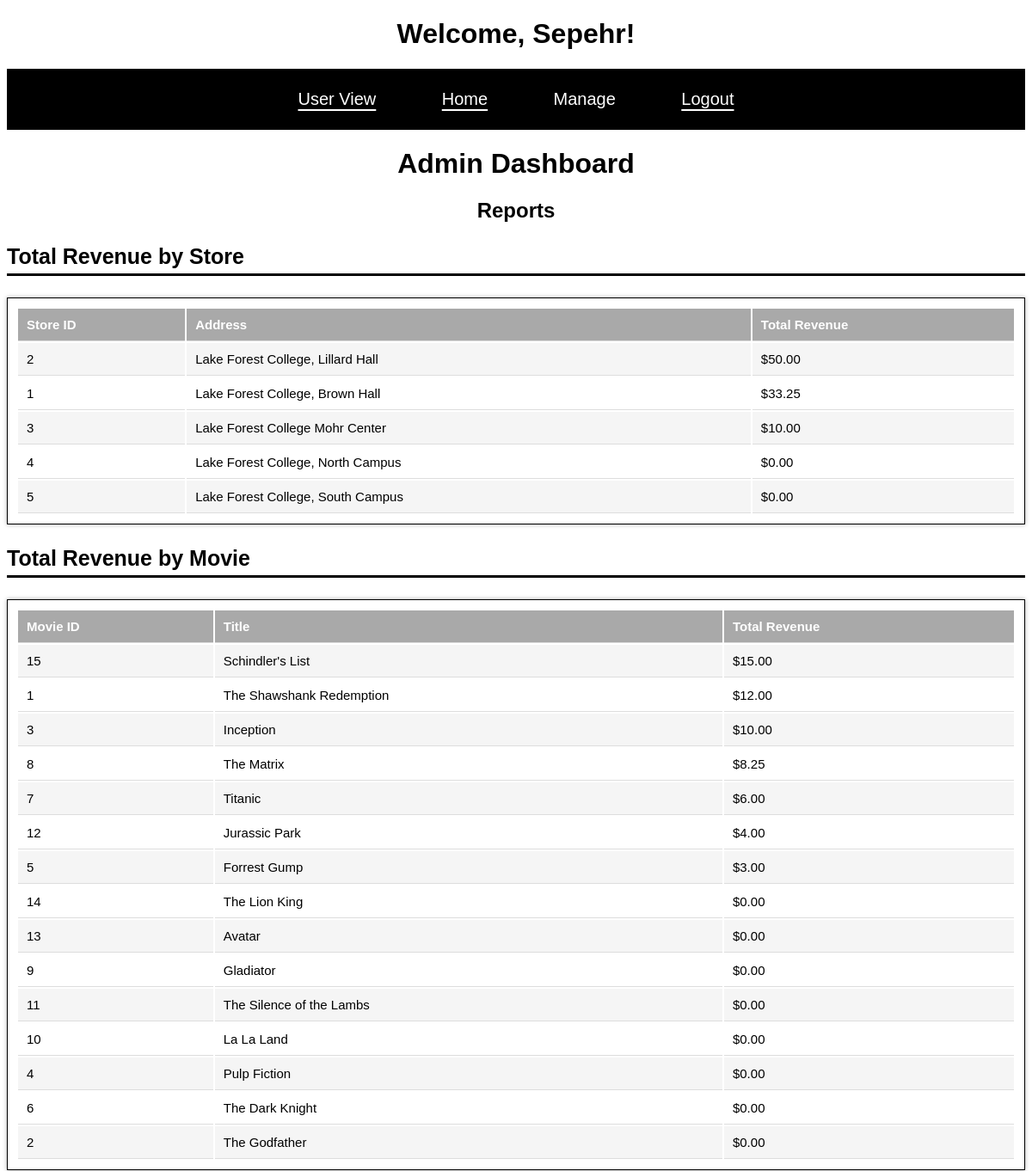
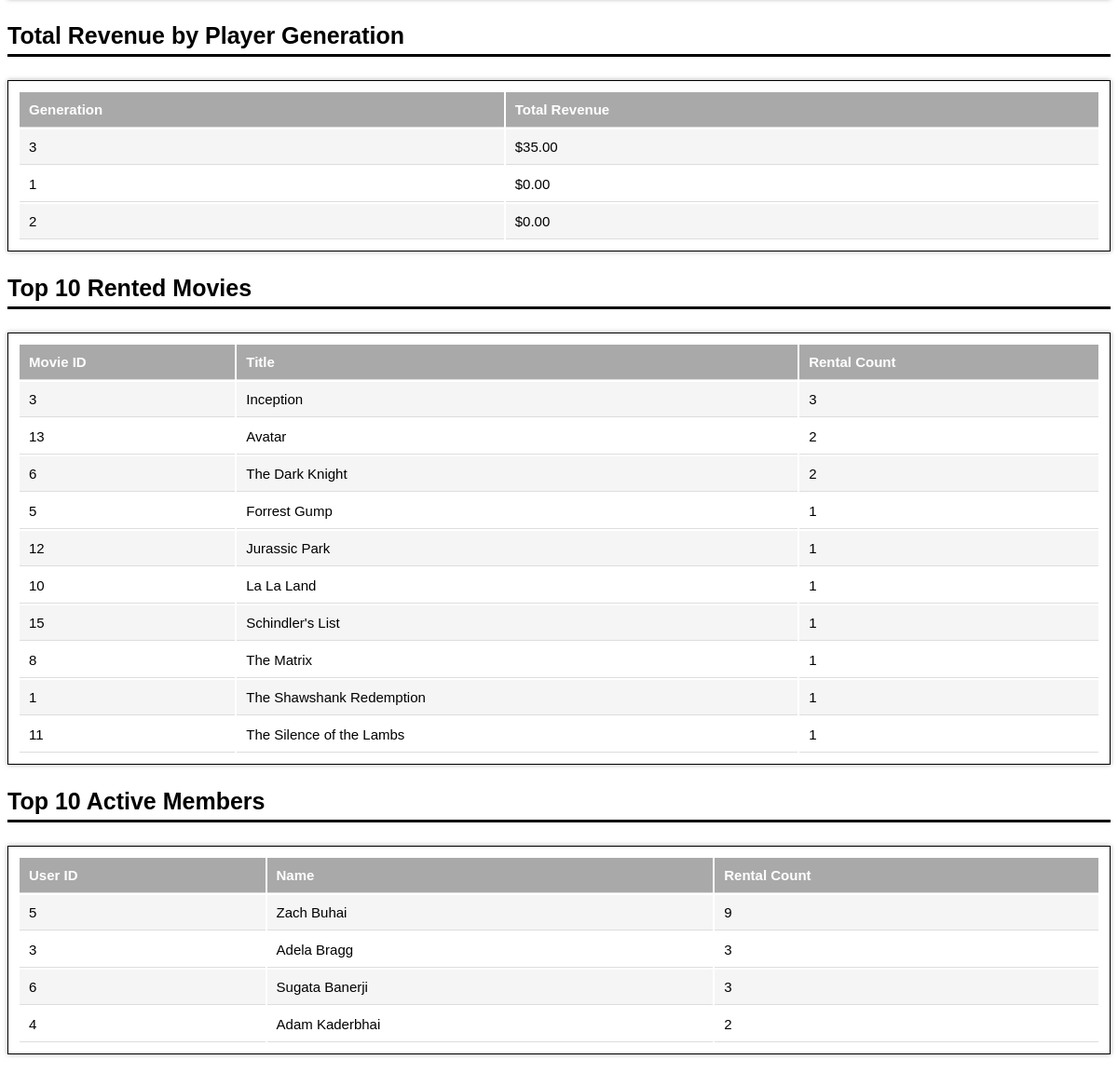
Page /admin_main.php (signed in) on the committed database (2 pictures, top to bottom).
### tables this page shows
CREATE TABLE Store (
    Store_ID INT PRIMARY KEY AUTO_INCREMENT,
    Address VARCHAR(255) UNIQUE NOT NULL,
    Phone VARCHAR(15) UNIQUE NOT NULL
);

CREATE TABLE Movie (
    Movie_ID INT PRIMARY KEY AUTO_INCREMENT,
    Title VARCHAR(255) NOT NULL,
    Genre VARCHAR(50),
    Producer VARCHAR(100),
    Director VARCHAR(100),
    Actor1 VARCHAR(100),
    Actor2 VARCHAR(100),
    Description TEXT,
    Release_date DATE,
    Rating DECIMAL(2, 1) CHECK (Rating >= 0 AND Rating <= 10),
    Num_DVD INT DEFAULT 1,
    Num_Blu INT DEFAULT 0,
    CHECK (Num_DVD >= 0 OR Num_Blu >= 0)
);

CREATE TABLE Member (
    UserID INT PRIMARY KEY AUTO_INCREMENT,
    Fname VARCHAR(100) NOT NULL,
    Lname VARCHAR(100) NOT NULL,
    Address VARCHAR(255) NOT NULL,
    Password VARCHAR(50) NOT NULL,
    Email VARCHAR(100) NOT NULL UNIQUE,
    Phone VARCHAR(15) UNIQUE,
    Role VARCHAR(20) NOT NULL CHECK (Role IN ('Customer', 'Admin')),
    Num_disks_rented INT DEFAULT 0 CHECK (Num_disks_rented <= 10),
    Player_rented INT DEFAULT 0 CHECK (Player_rented <= 1)
);

### Src/admin_main.php (the view, shortened to what this page needs)
<?php
require_once 'db_connect.php';
$revenue_by_store = [];
$stmt = $conn->prepare("
    SELECT s.Store_ID, s.Address, SUM(t.Price) as Total_Revenue
    FROM Store s
    LEFT JOIN Transaction t ON s.Store_ID = t.Store_ID AND t.Type = 'Rental' AND t.Status = 'Completed'
    GROUP BY s.Store_ID, s.Address
    ORDER BY Total_Revenue DESC
");
$stmt->execute();
$result = $stmt->get_result();
while ($row = $result->fetch_assoc()) {
    $revenue_by_store[] = $row;
}
$revenue_by_movie = [];
$stmt = $conn->prepare("
    SELECT m.Movie_ID, m.Title, SUM(t.Price) as Total_Revenue
    FROM Movie m
    LEFT JOIN Store_Object so ON m.Movie_ID = so.Movie_ID
    LEFT JOIN Transaction t ON so.Object_ID = t.Object_ID AND t.Type = 'Rental' AND t.Status = 'Completed'
    GROUP BY m.Movie_ID, m.Title
    ORDER BY Total_Revenue DESC
");
$stmt->execute();
$result = $stmt->get_result();
while ($row = $result->fetch_assoc()) {
    $revenue_by_movie[] = $row;
}
$revenue_by_player_gen = [];
$stmt = $conn->prepare("
    SELECT p.Generation, SUM(t.Price) as Total_Revenue
    FROM Player p
    LEFT JOIN Store_Object so ON p.Player_ID = so.Player_ID
    LEFT JOIN Transaction t ON so.Object_ID = t.Object_ID AND t.Type = 'Rental' AND t.Status = 'Completed'
    GROUP BY p.Generation
    ORDER BY Total_Revenue DESC
");
$stmt->execute();
$result = $stmt->get_result();
while ($row = $result->fetch_assoc()) {
    $revenue_by_player_gen[] = $row;
}
$most_rented_movies = [];
$stmt = $conn->prepare("
    SELECT m.Movie_ID, m.Title, COUNT(t.Trans_ID) as Rental_Count
    FROM Movie m
    LEFT JOIN Store_Object so ON m.Movie_ID = so.Movie_ID
    LEFT JOIN Transaction t ON so.Object_ID = t.Object_ID AND t.Type = 'Rental'
    GROUP BY m.Movie_ID, m.Title
    ORDER BY Rental_Count DESC
    LIMIT 10
");
$stmt->execute();
$result = $stmt->get_result();
while ($row = $result->fetch_assoc()) {
    $most_rented_movies[] = $row;
}
$most_active_members = [];
$stmt = $conn->prepare("
    SELECT m.UserID, m.Fname, m.Lname, COUNT(t.Trans_ID) as Rental_Count
    FROM Member m
    LEFT JOIN Transaction t ON m.UserID = t.UserID AND t.Type = 'Rental'
    WHERE m.Role = 'Customer'
    GROUP BY m.UserID, m.Fname, m.Lname
    ORDER BY Rental_Count DESC
    LIMIT 10
");
$stmt->execute();
$result = $stmt->get_result();
while ($row = $result->fetch_assoc()) {
    $most_active_members[] = $row;
}
$fname = $_SESSION['Fname'];
?>
<!DOCTYPE html>
<html lang="en">
<head>
    <link rel="stylesheet" href="style sheet\total_style.css">
</head>
<body>
    <h1>Welcome, <?php echo htmlspecialchars($fname); ?>!</h1>
    <nav>
        <ul>
            <li ><a href = "member_main.php">User View</a></li>
            <li><a href="admin_main.php">Home</a></li>
            <li class="dropdown"><button class = 'dropdown_button'>Manage</button>
            </li>
            <li><a href="logout.php">Logout</a></li>
        </ul>
    </nav>
    <h1>Admin Dashboard</h1>
    <h2>Reports</h2>
    <h3>Total Revenue by Store</h3>
    <?php if (empty($revenue_by_store)): ?>
        <p>No revenue data available.</p>
    <?php else: ?>
        <table class = "table" >
            <tr>
                <th>Store ID</th>
                <th>Address</th>
                <th>Total Revenue</th>
            </tr>
            <?php foreach ($revenue_by_store as $store): ?>
                <tr>
                    <td><?php echo htmlspecialchars($store['Store_ID']); ?></td>
                    <td><?php echo htmlspecialchars($store['Address']); ?></td>
                    <td>$<?php echo htmlspecialchars(number_format($store['Total_Revenue'] ?? 0, 2)); ?></td>
                </tr>
            <?php endforeach; ?>
        </table>
    <?php endif; ?>
    <h3>Total Revenue by Movie</h3>
    <?php if (empty($revenue_by_movie)): ?>
        <p>No revenue data available.</p>
    <?php else: ?>
        <table class = "table" >
            <tr>
                <th>Movie ID</th>
                <th>Title</th>
                <th>Total Revenue</th>
            </tr>
            <?php foreach ($revenue_by_movie as $movie): ?>
                <tr>
                    <td><?php echo htmlspecialchars($movie['Movie_ID']); ?></td>
                    <td><?php echo htmlspecialchars($movie['Title']); ?></td>
                    <td>$<?php echo htmlspecialchars(number_format($movie['Total_Revenue'] ?? 0, 2)); ?></td>
                </tr>
            <?php endforeach; ?>
        </table>
    <?php endif; ?>
    <h3>Total Revenue by Player Generation</h3>
    <?php if (empty($revenue_by_player_gen)): ?>
        <p>No revenue data available.</p>
    <?php else: ?>
        <table class = "table" >
            <tr>
                <th>Generation</th>
                <th>Total Revenue</th>
            </tr>
            <?php foreach ($revenue_by_player_gen as $gen): ?>
                <tr>
                    <td><?php echo htmlspecialchars($gen['Generation']); ?></td>
                    <td>$<?php echo htmlspecialchars(number_format($gen['Total_Revenue'] ?? 0, 2)); ?></td>
                </tr>
            <?php endforeach; ?>
        </table>
    <?php endif; ?>
    <h3>Top 10 Rented Movies</h3>
    <?php if (empty($most_rented_movies)): ?>
        <p>No rental data available.</p>
    <?php else: ?>
        <table class = "table" >
            <tr>
                <th>Movie ID</th>
                <th>Title</th>
                <th>Rental Count</th>
            </tr>
            <?php foreach ($most_rented_movies as $movie): ?>
                <tr>
                    <td><?php echo htmlspecialchars($movie['Movie_ID']); ?></td>
                    <td><?php echo htmlspecialchars($movie['Title']); ?></td>
                    <td><?php echo htmlspecialchars($movie['Rental_Count']); ?></td>
                </tr>
            <?php endforeach; ?>
        </table>
    <?php endif; ?>
    <h3>Top 10 Active Members</h3>
    <?php if (empty($most_active_members)): ?>
        <p>No member rental data available.</p>
    <?php else: ?>
        <table class = "table" >
            <tr>
                <th>User ID</th>
                <th>Name</th>
                <th>Rental Count</th>
            </tr>
            <?php foreach ($most_active_members as $member): ?>
                <tr>
                    <td><?php echo htmlspecialchars($member['UserID']); ?></td>
                    <td><?php echo htmlspecialchars($member['Fname'] . ' ' . $member['Lname']); ?></td>
                    <td><?php echo htmlspecialchars($member['Rental_Count']); ?></td>
                </tr>
            <?php endforeach; ?>
        </table>
    <?php endif; ?>
</body>
</html>

### styles/total_style.css (style rules this page uses)
h1 { text-align: center; font-family: sans-serif, Arial, Helvetica, sans-serif; }
h2 { font-family: sans-serif, Arial, Helvetica, sans-serif; text-align: center; }
h3 { font-family: sans-serif, Arial, Helvetica, sans-serif; border-bottom: 3px solid black; padding-bottom: 5px; font-size: 25px; }
nav ul { text-align: center; position: top; background-color: black; margin-right: 0%; margin-left: 0%; padding: 0; font-family: sans-serif, Arial, Helvetica, sans-serif; }
nav ul li { list-style-type: none; display: inline-block; margin-left: auto; margin-right: auto; color: white; font-size: 20px; padding: 5px 20px; margin: 5px 0; }
nav ul li a:link { color: white; text-decoration: none; padding: 14px 16px; display: block; text-align: center; text-decoration: underline; text-underline-offset: 5px; }
.dropdown_button { background-color: black; color: white; font-size: 20px; border:none; padding: 14px 16px; cursor: pointer; text-align: center; display: block; }
.dropdown { position: relative; display: inline-block; }
.table { width: 100%; margin: 20px 0; font-size: 18px; text-align: left; padding: 10px; border: 1px solid black; box-shadow: 0 0 5px darkgrey; }
.table th { padding: 10px; border-bottom: 1px solid #ddd; background-color: darkgray; color: white; font-family: sans-serif, Arial, Helvetica, sans-serif; font-size: 15px; }
.table tr:nth-child(even) { background-color:whitesmoke; }
.table td { padding: 10px; border-bottom: 1px solid #ddd; font-family: sans-serif, Arial, Helvetica, sans-serif; font-size: 15px; }

### rows in the picture
store: Store_ID "2", Address "Lake Forest College, Lillard Hall", Total_Revenue "50.00"
store: Store_ID "1", Address "Lake Forest College, Brown Hall", Total_Revenue "33.25"
store: Store_ID "3", Address "Lake Forest College Mohr Center", Total_Revenue "10.00"
store: Store_ID "4", Address "Lake Forest College, North Campus", Total_Revenue "0.00"
store: Store_ID "5", Address "Lake Forest College, South Campus", Total_Revenue "0.00"
movie: Movie_ID "15", Title "Schindler's List", Total_Revenue "15.00", Rental_Count "1"
movie: Movie_ID "1", Title "The Shawshank Redemption", Total_Revenue "12.00", Rental_Count "1"
movie: Movie_ID "3", Title "Inception", Total_Revenue "10.00", Rental_Count "3"
movie: Movie_ID "8", Title "The Matrix", Total_Revenue "8.25", Rental_Count "1"
movie: Movie_ID "7", Title "Titanic", Total_Revenue "6.00"
movie: Movie_ID "12", Title "Jurassic Park", Total_Revenue "4.00", Rental_Count "1"
movie: Movie_ID "5", Title "Forrest Gump", Total_Revenue "3.00", Rental_Count "1"
movie: Movie_ID "14", Title "The Lion King", Total_Revenue "0.00"
movie: Movie_ID "13", Title "Avatar", Total_Revenue "0.00", Rental_Count "2"
movie: Movie_ID "9", Title "Gladiator", Total_Revenue "0.00"
movie: Movie_ID "11", Title "The Silence of the Lambs", Total_Revenue "0.00", Rental_Count "1"
movie: Movie_ID "10", Title "La La Land", Total_Revenue "0.00", Rental_Count "1"
movie: Movie_ID "4", Title "Pulp Fiction", Total_Revenue "0.00"
movie: Movie_ID "6", Title "The Dark Knight", Total_Revenue "0.00", Rental_Count "2"
movie: Movie_ID "2", Title "The Godfather", Total_Revenue "0.00"
member: UserID "5", Fname+Lname "Zach Buhai", Rental_Count "9"
member: UserID "3", Fname+Lname "Adela Bragg", Rental_Count "3"
member: UserID "6", Fname+Lname "Sugata Banerji", Rental_Count "3"
member: UserID "4", Fname+Lname "Adam Kaderbhai", Rental_Count "2"

### other values in the picture
$fname "Sepehr"
$gen['Generation'] "3"
$gen['Total_Revenue'] "35.00"
$gen['Generation'] "1"
$gen['Total_Revenue'] "0.00"
$gen['Generation'] "2"
